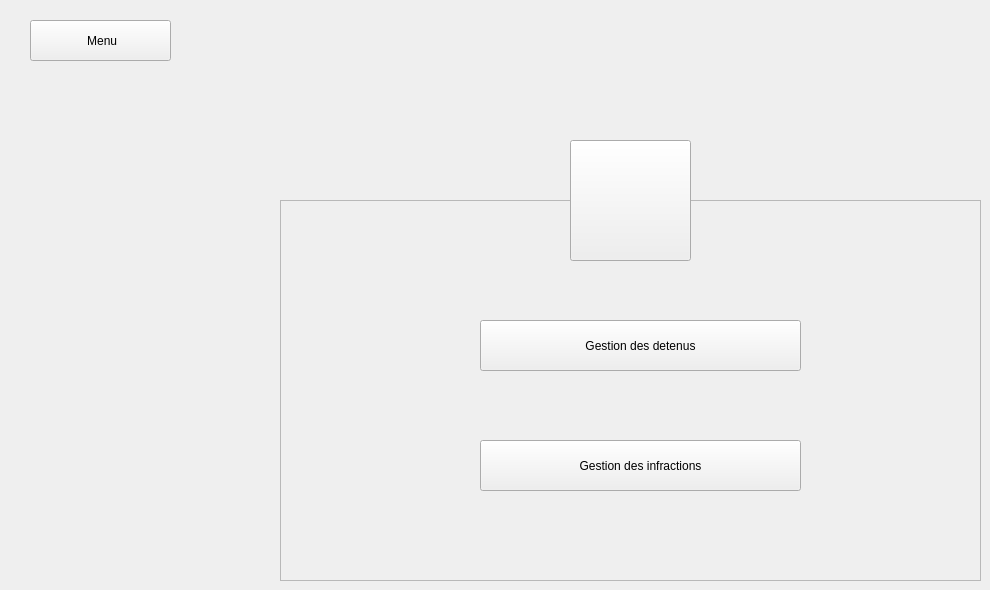
    <widget class="QWidget" name="Gestions">
     <widget class="QPushButton" name="B_BackToMenu">
      <property name="geometry">
       <rect>
        <x>30</x>
        <y>20</y>
        <width>141</width>
        <height>41</height>
       </rect>
      </property>
      <property name="text">
       <string> Menu</string>
      </property>
      <property name="icon">
       <iconset resource="Recources.qrc">
        <normaloff>:/Recources/Images/back-arrow.png</normaloff>:/Recources/Images/back-arrow.png</iconset>
      </property>
     </widget>
     <widget class="QFrame" name="frame_3">
      <property name="geometry">
       <rect>
        <x>280</x>
        <y>200</y>
        <width>701</width>
        <height>381</height>
       </rect>
      </property>
      <property name="styleSheet">
       <string notr="true"/>
      </property>
      <property name="frameShape">
       <enum>QFrame::StyledPanel</enum>
      </property>
      <property name="frameShadow">
       <enum>QFrame::Raised</enum>
      </property>
      <widget class="QPushButton" name="B_GestionIntervenant">
       <property name="geometry">
        <rect>
         <x>200</x>
         <y>120</y>
         <width>321</width>
         <height>51</height>
        </rect>
       </property>
       <property name="text">
        <string>Gestion des detenus</string>
       </property>
      </widget>
      <widget class="QPushButton" name="B_GestioAffaire">
       <property name="geometry">
        <rect>
         <x>200</x>
         <y>240</y>
         <width>321</width>
         <height>51</height>
        </rect>
       </property>
       <property name="styleSheet">
        <string notr="true"/>
       </property>
       <property name="text">
        <string>Gestion des infractions</string>
       </property>
      </widget>
     </widget>
     <widget class="QToolButton" name="toolButton_2">
      <property name="geometry">
       <rect>
        <x>570</x>
        <y>140</y>
        <width>121</width>
        <height>121</height>
       </rect>
      </property>
      <property name="focusPolicy">
       <enum>Qt::TabFocus</enum>
      </property>
      <property name="text">
       <string/>
      </property>
      <property name="icon">
       <iconset resource="Recources.qrc">
        <normaloff>:/Recources/Images/icon.png</normaloff>:/Recources/Images/icon.png</iconset>
      </property>
      <property name="iconSize">
       <size>
        <width>62</width>
        <height>62</height>
       </size>
      </property>
     </widget>
    </widget>
